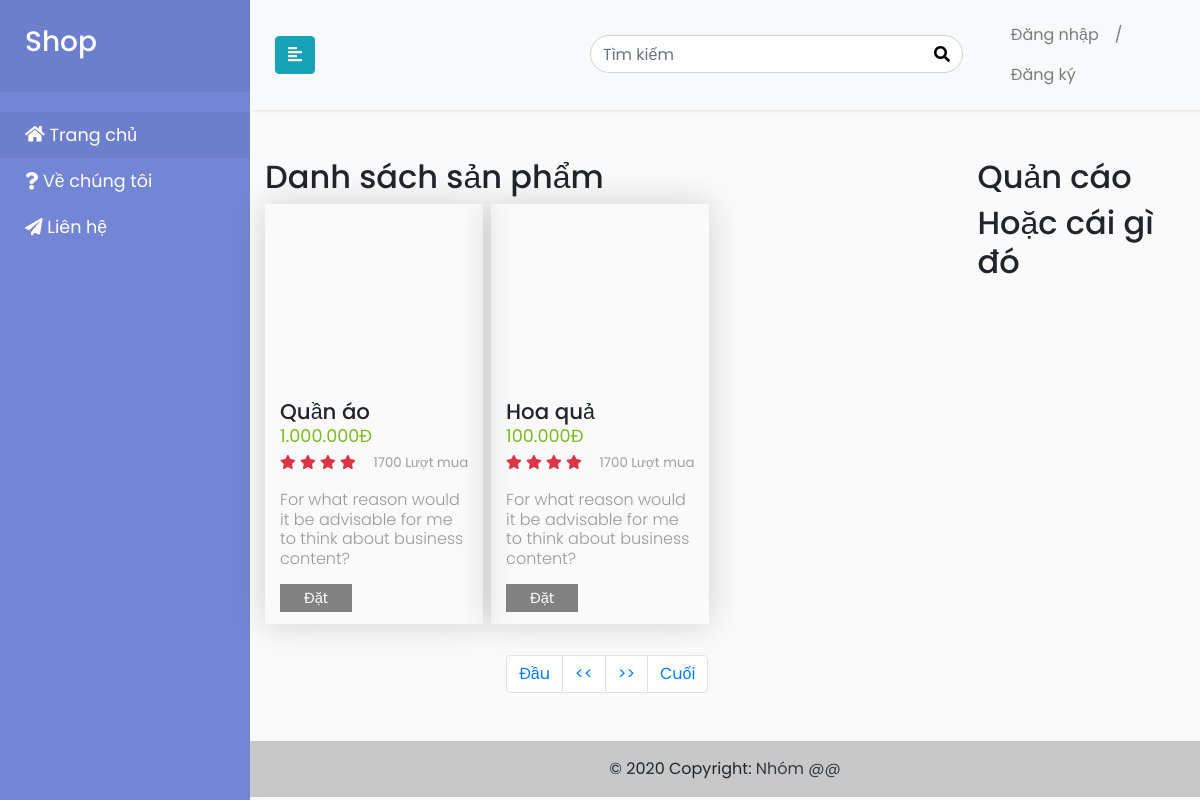
Screenshot of /?page=2 with the database file from the repository.
### tables this page shows
CREATE TABLE `products` (
  `id` int(11) NOT NULL,
  `name` varchar(256) NOT NULL,
  `price` int(11) NOT NULL,
  `image` varchar(256) NOT NULL,
  `created` datetime NOT NULL DEFAULT current_timestamp()
);

### controllers/functions/formatMoney.php (called while the page is built, shortened)
<?php
	function formatMoney($number, $fractional=false) {
        while (true) {
            $replaced = preg_replace('/(-?\d+)(\d\d\d)/', '$1.$2', $number);
            if ($replaced != $number) {
                $number = $replaced;
            } else {
                break;
            }
        }
        return $number;
    }
?>

### controllers/product/read_index.php (the view, shortened to what this page needs)
<?php
    include_once 'controllers/functions/formatMoney.php';
	if (isset($_GET['page'])) {
        $page = $_GET['page'];
    } else {
        $page = 1;
    }
    $no_of_records_per_page = 9;
    $offset = ($page-1) * $no_of_records_per_page;
    $conn=mysqli_connect("localhost","root","","shop");
    $sql = "SELECT * FROM products LIMIT $offset, $no_of_records_per_page";
    $res_data = mysqli_query($conn,$sql);
    while($data = mysqli_fetch_array($res_data)){
        $price = formatMoney($data["price"]);
    	echo '
            <div class="box-product">
                <article class="box">
                    <figure style="background: url('.$data["image"].') center center / cover"></figure>
                    <div class="details">
                        <h4 class="box-title">'.$data["name"].'</h4>
                        <span class="price">'.$price.'đ</span>
                        <div class="feedback">
                            <ul class="rating">
                                <li>
                                    <i class="fas fa-star fa-sm text-danger"></i>
                                </li>
                                <li>
                                    <i class="fas fa-star fa-sm text-danger"></i>
                                </li>
                                <li>
                                    <i class="fas fa-star fa-sm text-danger"></i>
                                </li>
                                <li>
                                    <i class="fas fa-star fa-sm text-danger"></i>
                                </li>
                            </ul>
                            <span class="review">1700 Lượt mua</span>
                        </div>
                        <p class="description">For what reason would it be advisable for me to think about business content?</p>
                        <div class="action"> <a class="button btn-small" href="product.php?sp='.$data["id"].'">Đặt</a> </div>
                    </div>
                </article>
            </div>
		';
    }
?>

### views/assets/css/style.css (style rules this page uses)
body { font-family: 'Poppins', sans-serif; background: #fafafa; }
p { font-family: 'Poppins', sans-serif; font-size: 1.1em; font-weight: 300; line-height: 1.7em; color: #999; }
a, a:hover, a:focus { color: inherit; text-decoration: none; transition: all 0.3s; }
i, span { display: inline-block; }
.box-product { width: 32%; margin-right: 0.5%; margin-bottom: 15px; display: inline-block; box-shadow: 0 0 2rem 0 rgb(26 26 26 / 18%); }
.details { padding: 12px 15px; }
.box-product figure { width: 100%; height: 185px; background: #000; margin: 0; }
h4.box-title { margin-bottom: 0;line-height: 1em;font-size: 1.3333em; }
span.price { color: #7db921; font-size: 1.1rem; text-transform: uppercase; line-height: 1; display: block; margin:5px 0; }
.review { line-height: 25px; display: block; float: right; font-size: 0.8333em; color: #9e9e9e; }
.box-product p { font-size: 1em; line-height: 1.222; margin-bottom: 15px; }
a.button { display: inline-block; background: #828282; font-size: 0.8333em; line-height: 1.8333em; white-space: nowrap; text-align: center; color: #ffffff; }
button.btn-small, input[type="button"].button.btn-small, a.button.btn-small { height: 28px; padding: 0 24px; line-height: 28px; font-size: 0.9167em; }
.box-product ul.rating { list-style: none; padding: 0; display: inline-block; }
.box-product ul.rating li { display: inline-block; }

### rows the page displays
products: name "Quần áo", price "1.000.000"
products: name "Hoa quả", price "100.000"
